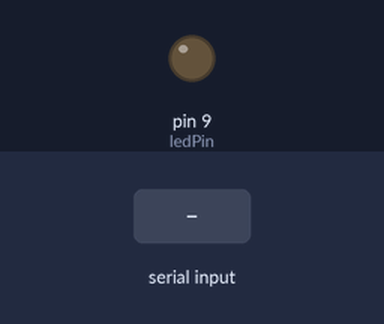
The sketch below on a simulated Arduino Uno, built with avr-gcc and run on an emulated ATmega328P. On the bench: output pins drawn as LEDs (lit = HIGH). Inputs (shaded band) come from the test bench.

Above: at 1.2 s.
1.3 s: "1" received over Serial
At 2.3 s:
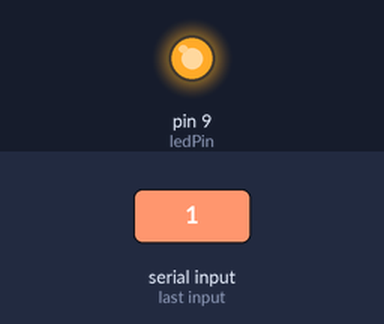
Timing chart, 0 to 4.3 s (numbered marks = the images above; inputs shaded):
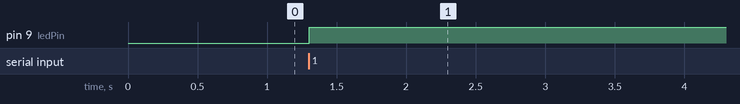

Measured:
- after the input at 1.3 s, pin 9 (ledPin): LOW → HIGH at once

The sketch:

ledCalReminder.ino
```cpp
// This code is for the Arduino RSS feed project, by Fritter
// Read the comment lines to figure out how it works

const int ledPin = 9;

void setup() {
  Serial.begin(9600);  // opens serial port, sets data rate to 9600 bps
  pinMode(ledPin, OUTPUT);
}

void loop() {
  char incomingByte = 0;  // for incoming serial data

  if (Serial.available() > 0) {  // Check for incoming Serial Data
    incomingByte = Serial.read();
    if (incomingByte == '1') {
      digitalWrite(ledPin, HIGH);  // Some event was found
    } else {
      digitalWrite(ledPin, LOW);  // No events found or unknown/error
    }
    delay(5000);  // reset the character count to 0
  }

  delay(10);  // 10ms delay for stability
}
```
